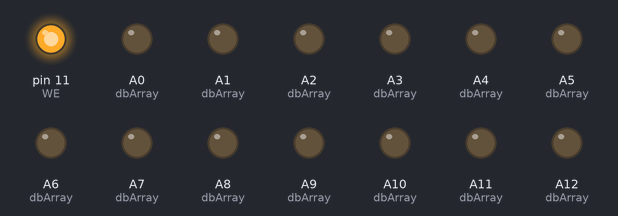
A sketch run on a simulated Arduino Mega 2560, built with avr-gcc and run on an emulated ATmega2560. Shown: output pins drawn as LEDs (lit = HIGH). Pins used as bus, display or sensor lines are not drawn. At 1.3 s the program stops and its outputs stay as they are.

Above: at 0.1 s.
At 0.51 s:
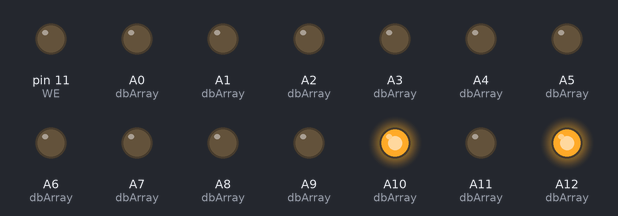
At 1.3 s:
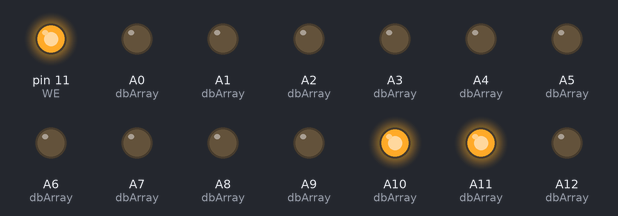
Timing chart, 0 to 2.8 s (numbered marks = the images above):
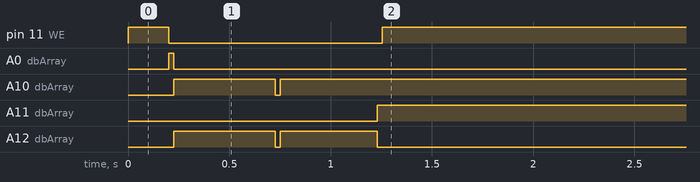

Measured:
- by itself, pin 11 (WE): HIGH → LOW at 0.20 s, → HIGH 1.1 s later
- by itself, A0 (dbArray): LOW → HIGH at 0.20 s, → LOW 0.03 s later
- by itself, A10 (dbArray): LOW → HIGH at 0.23 s, → LOW 0.50 s later, → HIGH 0.03 s later
- by itself, A11 (dbArray): LOW → HIGH at 1.2 s
- by itself, A12 (dbArray): alternates HIGH for 0.49 s and LOW for 0.03 s, 4 changes in all, then stays LOW

The sketch:

MikroLeo_Program_Writring.ino
```cpp
// (licence header left out)
// The code was adapted from:
// https://github.com/mbocaneg/arduino_eeprom_programmer
// Thanks mbocaneg

// Note:
// The "dataWrite(program_dat[i])" function is used to put data from the current
// position of the program_dat[] array to the Arduino Data pins.
// =================================================================================

// **********************************************************************************
// ******************* CHANGE THESE VALUES WITH YOUR PROGRAM CODE *******************
// **********************************************************************************

// HARD CODED hex values to be written to MikroLeo Program Memory
word program_dat[] = {
// Paste the compiled code here

// ---- Program Examples ----
// Square Waveform on OUTA
// 0x0401, 0x0F00, 0x0400, 0x0C00 // CLK is divided by 4 - Duty cycle of 50%
// Square Waveform on OUTA
// 0x0401, 0x0400, 0x0C00 // CLK is divided by 3 - Duty cycle of 33.33%

// Square Wavefrom on OUTA - 5 cycles of period Ton = 2 period, Toff = 3 period
//0x0001, 0x1400, 0x0000, 0x1400, 0x0c00

// Blink LED2 (use it clocked at 555)
0x0001, 0x1400, 0x1400, 0x1400, 0x1400, 0x1400, 0x1400, 0x1400, 0x1400, 0x1400, 0x1400, 0x1400, 0x1400, 0x1400, 0x1400, 0x1400,
0x1400, 0x1400, 0x1400, 0x1400, 0x1400, 0x0000, 0x1400, 0x1400, 0x1400, 0x1400, 0x1400, 0x1400, 0x1400, 0x1400, 0x1400, 0x1400,
0x1400, 0x1400, 0x1400, 0x1400, 0x1400, 0x1400, 0x1400, 0x1400, 0x1400, 0x0c00
// ---- End of Program Examples ----

};

// **********************************************************************************
// **********************************************************************************
// **********************************************************************************

// ==== I/O Definitions for Write to MikroLeo Program Memory ====
// Program Memory Control Signals (tied to VDD with pull-up resistor)
int WE = 11; // Digital Pin used as /WE

// Control Signals for MikroLeo
int RSTPC = 10; // Digital Pin used as /RSTPC
int STEP = 9; // Digital Pin used as STEP

// Definition of pins used for write Data to Program Memory
int dbit0 = A0; // Digital Pin used as Data0 - MikroLeo, Programmer (ROML) J17 => D0
int dbit1 = A1; // Digital Pin used as Data1 - MikroLeo, Programmer (ROML) J17 => D1
int dbit2 = A2; // Digital Pin used as Data1 - MikroLeo, Programmer (ROML) J17 => D2
int dbit3 = A3; // ...
int dbit4 = A4;
int dbit5 = A5;
int dbit6 = A6;
int dbit7 = A7; // Digital Pin used as Data7 - MikroLeo, Programmer (ROML) J17 => D7

int dbit8 = A8; // Digital Pin used as Data8 - MikroLeo, Programmer (ROMH) J18 => D8
int dbit9 = A9; // Digital Pin used as Data9 - MikroLeo, Programmer (ROMH) J18 => D9
int dbit10 = A10; // Digital Pin used as Data9 - MikroLeo, Programmer (ROMH) J18 => D10
int dbit11 = A11; // ...
int dbit12 = A12;
int dbit13 = A13;
int dbit14 = A14;
int dbit15 = A15; // Digital Pin used as Data15 - MikroLeo, Programmer (ROMH) J18 => D15

int dbArray [] = {
    dbit0, dbit1, dbit2, dbit3, dbit4, dbit5, dbit6, dbit7, dbit8, dbit9, dbit10, dbit11, dbit12, dbit13, dbit14, dbit15};

void setup() {
  // ---- Configuration ----
  // Set pins connected to Program Memory and control signals as outputs, set them HIGH
  pinMode(WE, OUTPUT); // Write Enable is an output pin
  pinMode(RSTPC, OUTPUT); // Reset PC is an output pin
  pinMode(STEP, OUTPUT); // STEP is an output pin

  digitalWrite(WE, HIGH); // Disable "Write Enable"
  digitalWrite(STEP, LOW); // Set STEP to Low (prepare PC increment)
  digitalWrite(RSTPC, HIGH); // Set RSTPC to High (disable "Reset PC")

  delay(100);

  ResetPC(); // Reset MikroLeo Program Counter (PC)

  // Set Data pins to OUTPUT (Write Operation)
  for (int i = 0; i < sizeof(dbArray)/sizeof(int); i++){
    pinMode(dbArray[i], OUTPUT);
  }
} // ---- End of Configuration ----

void loop() {
  // ---- Main program ----
  // Iterate through word array holding data to be written
  for (int i = 0; i < sizeof(program_dat)/sizeof(word); i++){

    dataWrite(program_dat[i]); // Write data at current position of array program_dat[] to data lines

    IncPC(); // Finish Write at the current address and Increment PC

  }

  // Disable WE chip - Finish the data Write
  digitalWrite(WE, HIGH);

  // Set Data pins to INPUT (to not interfere when MikroLeo is running a program)
  Data_Pins_to_Input();

  // Infinite loop to avoid going back to beginning
  while(1){}
} // ---- End of Main program ----

// ---- Fuctions ----
void dataWrite(int data){
  // Make sure WE is disabled
  digitalWrite(WE, HIGH);

  int dat = data;

  // Convert data into binary value, write value to data lines
  for(int i = 0; i<=15; i++){

    if((dat & 1) == 1){
      digitalWrite(dbArray[i], HIGH);
    }
    else{
      digitalWrite(dbArray[i], LOW);
    }
    dat = dat >> 1;

  }

  // Enable WE chip - Write the current Data
  digitalWrite(WE, LOW);

  delay(5); // Delay so things settle

}

// After all data is written to MikroLeo, Set Data pins to Input
void Data_Pins_to_Input(){

  digitalWrite(WE, HIGH);

  // Data pins are now inputs
  for (int i = 0; i < sizeof(dbArray)/sizeof(int); i++){
    pinMode(dbArray[i], INPUT);
  }

  digitalWrite(WE, HIGH);
}

void ResetPC(){
  digitalWrite(RSTPC, LOW); // Reset the MikroLeo Program Couter (PC)
  delay(100);
  digitalWrite(RSTPC, HIGH); // Disable signal "Reset PC"
}

void IncPC(){
  digitalWrite(STEP, HIGH); // Step Pulse to HIGH, prepare to increment the PC
  delay(10);
  digitalWrite(STEP, LOW); // Step Pulse to LOW, increment PC
  delay(10);
}
// ---- End of Fuctions ----
```
